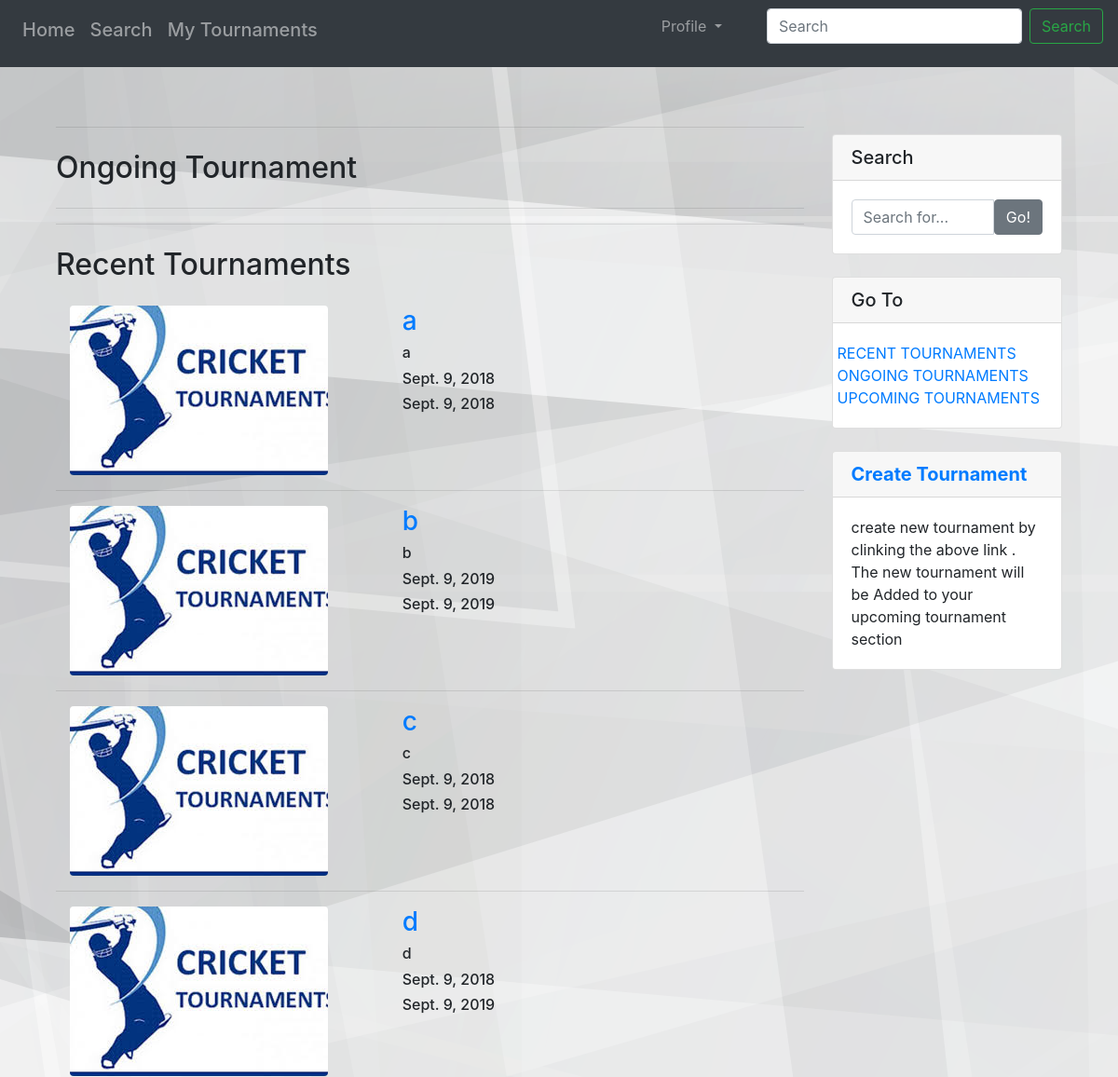
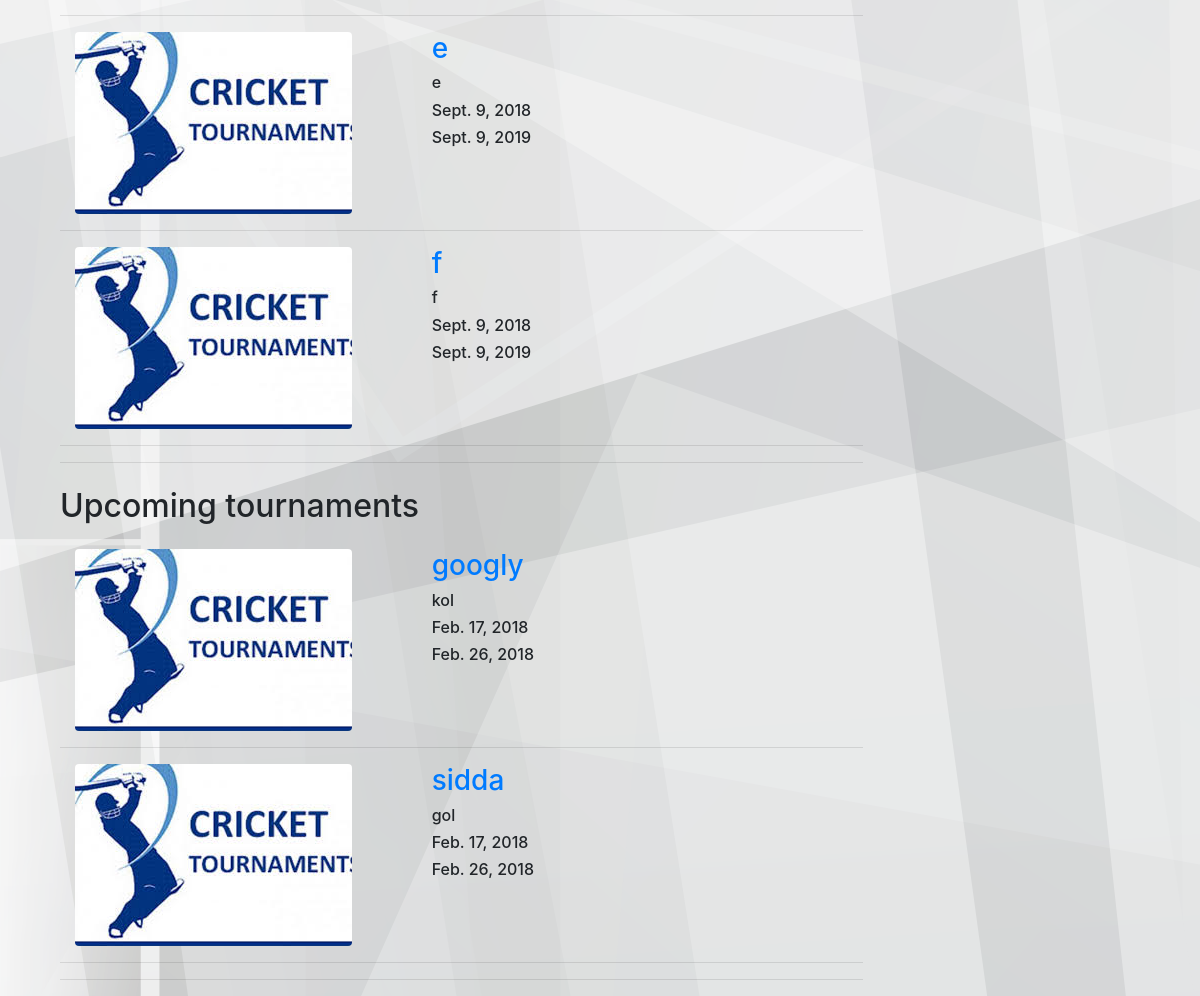
The app's page /tournament/ (signed in) with its own data (2 pictures, top to bottom).
### tournament/models.py (models this page shows, shortened)
class Tournament(models.Model):
    name = models.CharField(max_length=20, unique=True)
    image = models.ImageField(blank=True, upload_to='tournaments', default='tournaments/no.png')
    place = models.TextField()
    start_date = models.DateField()
    end_date = models.DateField(default=None)
    organizer = models.ForeignKey(Organizer, on_delete=models.CASCADE, null=True, blank=True)
    tournament_status = models.IntegerField(default=0)
    tournament_schedule = models.IntegerField(default=0)

### tournament/views.py (the view)
# urls.py: path('tournament/', include('tournament.urls'), name='tournament'),
def tournament(request):
        o=Organizer.objects.get(pk=request.user.id)
        all_tournament = Tournament.objects.filter(organizer=o)
        context = {'all_tournament': all_tournament}
        return render(request, 'tournament/tournament_templates/tournaments.html', context)

### tournament/templates/tournament/tournament_templates/tournaments.html (shortened to what this page needs)
{% extends 'organizer/base.html' %}
{% block body %}
    {% load staticfiles %}
    <link  rel="stylesheet" type="text/css" href="{% static 'organizer/base.css' %}">
<br><br><br>
<div class="container">
    <div class="container">
      <div class="row">
        <div  class="col-md-9">
            <hr>
            <h2 class="my-4" style="{text-align: center;}">Ongoing Tournament
            </h2>
            <div id="ongoing">
                <hr>
            </div>
            <hr>
            <div id="recent">
            <h2 class="my-4">Recent Tournaments
            </h2>
                {% for tournament in all_tournament %}
                    {% if tournament.tournament_status == 2 %}
                        <div   class=" portfolio-item" >
                          <div class="col-md-8">
                           <div class="row">
                             <div class="col-md-8">
                                  <a href="#">
                                    <img class="img-fluid rounded mb-3 mb-md-0" src="{{ tournament.image.url }}" alt="no">
                                  </a>
                             </div>
                             <div class="col-md-4">
                                  <a  href="{% url 'tournament:current_tournament' tournament.id %}"><h3>{{ tournament.name }}</h3></a>
                                  <h6>{{ tournament.place }}</h6>
                                  <h6>{{ tournament.start_date }}</h6>
                                  <h6>{{ tournament.end_date }}</h6>
                             </div>
                           </div>
                          </div>
                        </div>
                             <hr>
                    {%  endif%}
                {% endfor %}
            </div>
             <div id="upcoming">
                 <hr>
             <h2 class="my-4">Upcoming tournaments
             </h2>
               {% for tournament in all_tournament %}
                 {% if tournament.tournament_status == 0 %}
                  <div   class=" portfolio-item" >
                   <div class="col-md-8">
                       <div class="row">
                           <div class="col-md-8">
                                  <a href="#">
                                    <img class="img-fluid rounded mb-3 mb-md-0"  src="{{ tournament.image.url }}" alt="no">
                                  </a>
                           </div>
                           <div class="col-md-4">
                                   <a  href="{% url 'tournament:current_tournament' tournament.id %}"><h3>{{ tournament.name }}</h3></a>
                                  <h6>{{ tournament.place }}</h6>
                                    <h6>{{ tournament.start_date }}</h6>
                                    <h6>{{ tournament.end_date }}</h6>
                           </div>
                         </div>
                   </div>
                  </div>
                                 <hr>
                  {%  endif%}
               {% endfor %}
                             <hr>
             </div>
        </div>
        <div   class="col-md-3 ">
            <div class="sticky-top" >
                      <div class="card my-4">
                        <h5 class="card-header">Search</h5>
                        <div class="card-body">
                          <div class="input-group">
                            <input type="text" class="form-control" placeholder="Search for...">
                            <span class="input-group-btn">
                              <button class="btn btn-secondary" type="button">Go!</button>
                            </span>
                          </div>
                        </div>
                      </div>
                      <div class="card my-4">
                        <h5 class="card-header ">Go To</h5>
                        <div class="card-body">
                          <div class="row">
                              <a href="#recent">RECENT TOURNAMENTS</a>
                              <a href="#ongoing">ONGOING TOURNAMENTS</a>
                              <a href="#upcoming">UPCOMING TOURNAMENTS</a>
                          </div>
                      </div>
                      </div>
                      <div class="card my-4">
                        <h5 class="card-header">  <a href="{% url 'tournament:create_tournament' %}"><b>Create Tournament</b></a></h5>
                        <div class="card-body">
                          create new tournament by clinking the above link . The new tournament will be Added to  your upcoming tournament section
                        </div>
                      </div>
            </div>
        </div>
      </div>
    </div>
{% endblock %}

### organizer/static/organizer/base.css (style rules this page uses)
body { background-image: url('images/2.png') }

### records on screen
Tournament: image (picture), name "a", place "a", start_date "Sept. 9, 2018", end_date "Sept. 9, 2018"
Tournament: image (picture), name "b", place "b", start_date "Sept. 9, 2019", end_date "Sept. 9, 2019"
Tournament: image (picture), name "c", place "c", start_date "Sept. 9, 2018", end_date "Sept. 9, 2018"
Tournament: image (picture), name "d", place "d", start_date "Sept. 9, 2018", end_date "Sept. 9, 2019"
Tournament: image (picture), name "e", place "e", start_date "Sept. 9, 2018", end_date "Sept. 9, 2019"
Tournament: image (picture), name "f", place "f", start_date "Sept. 9, 2018", end_date "Sept. 9, 2019"
Tournament: image (picture), name "googly", place "kol", start_date "Feb. 17, 2018", end_date "Feb. 26, 2018"
Tournament: image (picture), name "sidda", place "gol", start_date "Feb. 17, 2018", end_date "Feb. 26, 2018"
